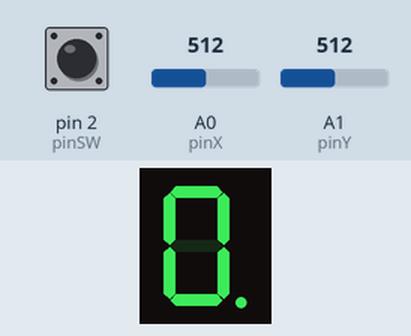
This sketch was run on a simulated Arduino Uno, built with avr-gcc and run on an emulated ATmega328P. Shown: 1-digit seven-segment display. Wiring (inferred from the names in the program): 1-digit 7-segment display, segments lit when LOW: segments pin 5, pin 6, pin 7, pin 8, pin 9, pin 10, pin 11, pin 4. The inputs (shaded band) are chosen by the test bench; at power-on: A0 (pinX) = 512, pin 2 (pinSW) HIGH, A1 (pinY) = 512. The segment pins are drawn as the display they are named for.

Above: at 0.75 s.
1.3 s: A0 (pinX) set to 610
At 1.95 s:
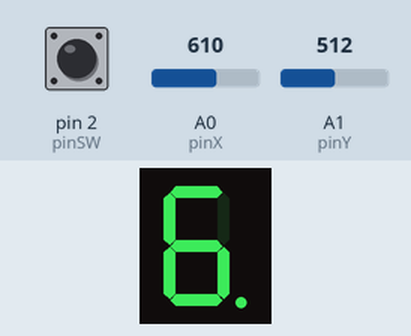
3.3 s: pin 2 (pinSW) pulled LOW for 0.15 s
At 4.4 s:
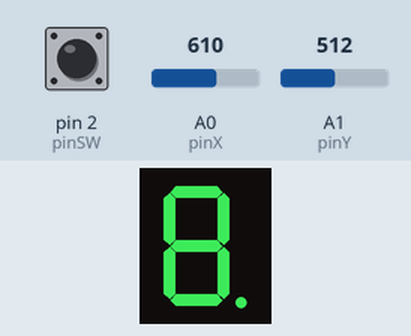
Timing chart, 0 to 6.3 s (numbered marks = the images above; inputs shaded):
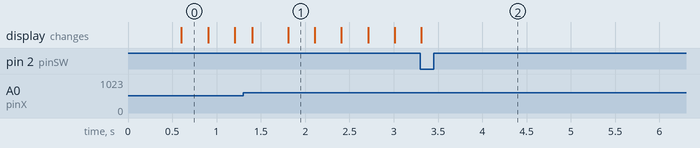

The sketch:

homework_3.ino
```cpp
const int segSize = 8;
const int A = 0;
const int B = 1;
const int C = 2;
const int D = 3;
const int E = 4;
const int F = 5;
const int G = 6;
const int DP = 7;

const int up = 0;
const int right = 1;
const int down = 2;
const int left = 3;

const int pinSW = 2;
const int pinX = A0;
const int pinY = A1;

const int pinA = 4;
const int pinB = 5;
const int pinC = 6;
const int pinD = 7;
const int pinE = 8;
const int pinF = 9;
const int pinG = 10;
const int pinDP = 11;

const unsigned long blinkDuration = 300;
const unsigned long resetTime = 3000;
unsigned long lastBlinkTime = 0;

unsigned long lastJoyDebounceTime = 0;
const unsigned long debounceJoyDelay = 100;
bool lastJoyMoved = false;
bool transitioned = false;
bool shouldTransition = false;

const unsigned long debounceDelay = 100;
bool buttonPressed = false;
bool shortPress = false;

unsigned long pressedDebounceTime = 0;
unsigned long releasedDebounceTime = 0;
unsigned long start = 0;
byte readingPress = LOW;

const int state1 = 1;
const int state2 = 2;
int currentState = state1;

int xValueState1 = 0;
int yValueState1 = 0;
int nextLedPosition;
bool joyMoved = false;

int xValueState2 = 0;

int minThreshold = 400;
int maxThreshold = 600;
int currentLed = DP;


int segmentsPins[segSize] = {
  pinA, pinB, pinC, pinD, pinE, pinF, pinG, pinDP
};

byte segmentsStates[segSize] = {
  LOW, LOW, LOW, LOW, LOW, LOW, LOW, LOW
};

byte currentLedState = LOW;

int transitionsMatrix[segSize][4] = {
  //Up, Right, Down, Left
  { A, B, G, F },     // A  0
  { A, B, G, F },     // B  1
  { G, DP, D, E },    // C  2
  { G, C, D, E },     // D  3
  { G, C, D, E },     // E  4
  { A, B, G, F },     // F  5
  { A, G, D, G },     // G  6
  { DP, DP, DP, C },  // DP 7
};

void setup() {
  for (int i = 0; i < segSize; ++i) {
    pinMode(segmentsPins[i], OUTPUT);
  }
  pinMode(pinSW, INPUT_PULLUP);

  Serial.begin(9600);
}

void loop() {
  setUpCurrentState();
  buttonPress();
  changeStates();
}

void setUpCurrentState() {
  if (currentState == state1) {
    blink();
    transition();
  } else {
    freezeSegment();
  }
}

void blink() {
  for (int i = 0; i < segSize; ++i) {
    if (i == currentLed) {
      continue;
    }
    digitalWrite(segmentsPins[i], segmentsStates[i]);
  }
  if (millis() - lastBlinkTime > blinkDuration) {
    digitalWrite(segmentsPins[currentLed], currentLedState);
    lastBlinkTime = millis();
    currentLedState = !currentLedState;
  }
}

void transition() {
  xValueState1 = analogRead(pinX);
  yValueState1 = analogRead(pinY);

  joyMoved = false;

  if (xValueState1 > maxThreshold) {
    nextLedPosition = left;
    joyMoved = true;
  }
  if (xValueState1 < minThreshold) {
    nextLedPosition = right;
    joyMoved = true;
  }
  if (yValueState1 > maxThreshold) {
    nextLedPosition = up;
    joyMoved = true;
  }
  if (yValueState1 < minThreshold) {
    nextLedPosition = down;
    joyMoved = true;
  }

  if (joyMoved != lastJoyMoved) {
    lastJoyDebounceTime = millis();
  }
  if ((millis() - lastJoyDebounceTime) > debounceJoyDelay) {
    shouldTransition = joyMoved;
  }
  lastJoyMoved = joyMoved;

  if (shouldTransition && !transitioned) {
    currentLed = transitionsMatrix[currentLed][nextLedPosition];
  }
  transitioned = shouldTransition;
}

void changeStates() {
  if (buttonPressed) {
    if (shortPress) {
      if (currentState == state1) {
        currentState = state2;
        buttonPressed = false;
      } else {
        currentState = state1;
        buttonPressed = false;
      }
    } else if (currentState == state1) {
      if (millis() - start > resetTime) {
        buttonPressed = false;
        reinitialize();
      }
      else {
        shortPress = false;
      }
    }
  }
}

void freezeSegment() {
  xValueState2 = analogRead(pinX);
  if (xValueState2 > maxThreshold)
    segmentsStates[currentLed] = LOW;
  if (xValueState2 < minThreshold)
    segmentsStates[currentLed] = HIGH;
  digitalWrite(segmentsPins[currentLed], segmentsStates[currentLed]);
}


void buttonPress() {
  readingPress = digitalRead(pinSW);
  if (!readingPress) {
    if (millis() - pressedDebounceTime > debounceDelay) {
      buttonPressed = true;
      shortPress = false;
      start = millis();
    }
    pressedDebounceTime = millis();
  } else {
    if (millis() - releasedDebounceTime > debounceDelay) {
      shortPress = true;
    }
    releasedDebounceTime = millis();
  }
}

void reinitialize() {
  for (int i = 0; i < segSize; ++i)
    segmentsStates[i] = LOW;
  currentLed = DP;
}
```
